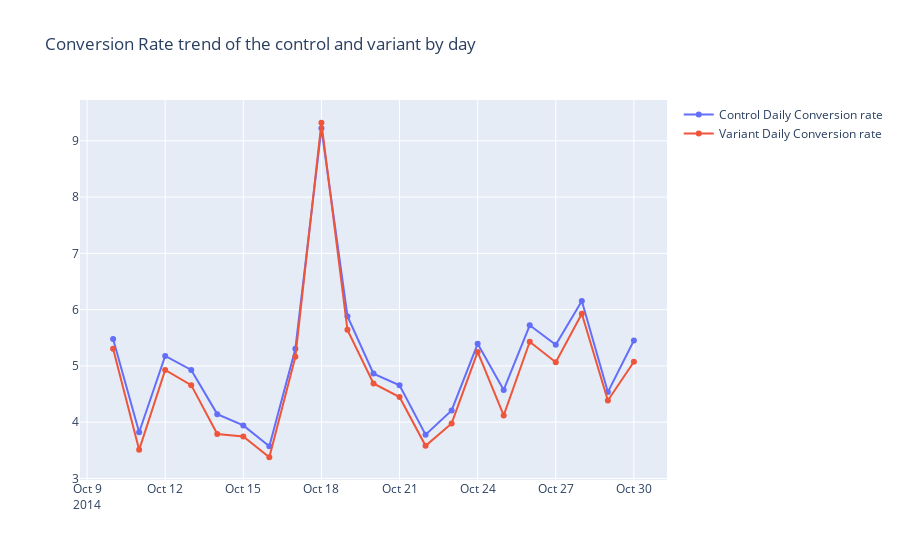

Source (notebook cell):
### Code cell
# Create traces
fig = go.Figure()
fig.add_trace(go.Scatter(x=df_daily['Date'], y=df_daily['Control_Conversion_Rate'],
                    mode='lines+markers',
                    name='Control Daily Conversion rate'))
fig.add_trace(go.Scatter(x=df_daily['Date'], y=df_daily['Variant_Conversion_Rate'],
                    mode='lines+markers',
                    name='Variant Daily Conversion rate'))


fig.update_layout(
        title = 'Conversion Rate trend of the control and variant by day'
)
fig

### Figure 1 — Plotly figure (JSON) as saved in the notebook; plotly's stock layout.template omitted (floating-point values rounded to 4 significant figures)
{"data": [{"mode": "lines+markers", "name": "Control Daily Conversion rate", "type": "scatter", "x": ["2014-10-10", "2014-10-11", "2014-10-12", "2014-10-13", "2014-10-14", "2014-10-15", "2014-10-16", "2014-10-17", "2014-10-18", "2014-10-19", "2014-10-20", "2014-10-21", "2014-10-22", "2014-10-23", "2014-10-24", "2014-10-25", "2014-10-26", "2014-10-27", "2014-10-28", "2014-10-29", "2014-10-30"], "y": [5.477, 3.822, 5.176, 4.928, 4.143, 3.942, 3.57, 5.305, 9.223, 5.883, 4.863, 4.654, 3.777, 4.208, 5.392, 4.573, 5.722, 5.376, 6.154, 4.535, 5.452]}, {"mode": "lines+markers", "name": "Variant Daily Conversion rate", "type": "scatter", "x": ["2014-10-10", "2014-10-11", "2014-10-12", "2014-10-13", "2014-10-14", "2014-10-15", "2014-10-16", "2014-10-17", "2014-10-18", "2014-10-19", "2014-10-20", "2014-10-21", "2014-10-22", "2014-10-23", "2014-10-24", "2014-10-25", "2014-10-26", "2014-10-27", "2014-10-28", "2014-10-29", "2014-10-30"], "y": [5.305, 3.508, 4.927, 4.658, 3.789, 3.744, 3.377, 5.162, 9.321, 5.64, 4.687, 4.447, 3.579, 3.978, 5.248, 4.12, 5.429, 5.064, 5.926, 4.384, 5.074]}], "layout": {"title": {"text": "Conversion Rate trend of the control and variant by day"}}}
